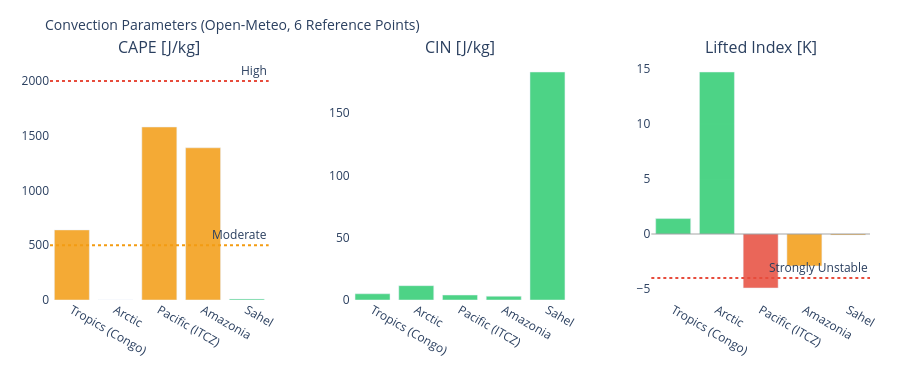

The notebook cell saved with this chart:
### Markdown cell above
---
## 3. Visualizations

### Code cell
# ============================================================
# CAPE / CIN / LIFTED INDEX – Convection potential
# ============================================================

if not df_atm.empty:
    fig = make_subplots(
        rows=1, cols=3,
        subplot_titles=['CAPE [J/kg]', 'CIN [J/kg]', 'Lifted Index [K]'],
        horizontal_spacing=0.1
    )
    pts = df_atm['point'].tolist()
    pt_colors = ['#E85D24','#185FA5','#888780','#378ADD','#639922','#F2A623']

    # CAPE – höher = mehr Gewitterpotential
    cape_vals = df_atm['cape'].fillna(0).tolist()
    cape_colors = ['#e74c3c' if v > 2000 else '#f39c12' if v > 500 else '#2ecc71'
                   for v in cape_vals]
    fig.add_trace(go.Bar(x=pts, y=cape_vals, marker_color=cape_colors,
                         opacity=0.85, showlegend=False), row=1, col=1)
    fig.add_hline(y=2000, line_dash='dot', line_color='#e74c3c',
                  annotation_text='High', row=1, col=1)
    fig.add_hline(y=500,  line_dash='dot', line_color='#f39c12',
                  annotation_text='Moderate', row=1, col=1)

    # CIN – negativer = stärker gedeckelt (weniger Auslöse)
    cin_vals = df_atm['cin'].fillna(0).tolist()
    cin_colors = ['#e74c3c' if v < -200 else '#f39c12' if v < -50 else '#2ecc71'
                  for v in cin_vals]
    fig.add_trace(go.Bar(x=pts, y=cin_vals, marker_color=cin_colors,
                         opacity=0.85, showlegend=False), row=1, col=2)

    # Lifted Index – negativ = instabil
    li_vals = df_atm['li'].fillna(0).tolist()
    li_colors = ['#e74c3c' if v < -4 else '#f39c12' if v < 0 else '#2ecc71'
                 for v in li_vals]
    fig.add_trace(go.Bar(x=pts, y=li_vals, marker_color=li_colors,
                         opacity=0.85, showlegend=False), row=1, col=3)
    fig.add_hline(y=0, line_color='gray', line_width=0.7, row=1, col=3)
    fig.add_hline(y=-4, line_dash='dot', line_color='#e74c3c',
                  annotation_text='Strongly Unstable', row=1, col=3)

    fig.update_layout(
        title=dict(text='Convection Parameters (Open-Meteo, 6 Reference Points)', font=dict(size=14)),
        height=380, plot_bgcolor='rgba(0,0,0,0)', paper_bgcolor='rgba(0,0,0,0)',
        margin=dict(l=50, r=30, t=60, b=80)
    )
    fig.update_xaxes(tickangle=30)
    fig.show()

### Figure 1 — Plotly figure (JSON) as saved in the notebook; plotly's stock layout.template omitted (floating-point values rounded to 4 significant figures)
{"data": [{"marker": {"color": ["#f39c12", "#2ecc71", "#f39c12", "#f39c12", "#2ecc71"]}, "opacity": 0.85, "showlegend": false, "type": "bar", "x": ["Tropics (Congo)", "Arctic", "Pacific (ITCZ)", "Amazonia", "Sahel"], "xaxis": "x", "y": [640.0, 0.0, 1580.0, 1390.0, 10.0], "yaxis": "y"}, {"marker": {"color": ["#2ecc71", "#2ecc71", "#2ecc71", "#2ecc71", "#2ecc71"]}, "opacity": 0.85, "showlegend": false, "type": "bar", "x": ["Tropics (Congo)", "Arctic", "Pacific (ITCZ)", "Amazonia", "Sahel"], "xaxis": "x2", "y": [5.0, 11.5, 4.0, 3.0, 183.0], "yaxis": "y2"}, {"marker": {"color": ["#2ecc71", "#2ecc71", "#e74c3c", "#f39c12", "#f39c12"]}, "opacity": 0.85, "showlegend": false, "type": "bar", "x": ["Tropics (Congo)", "Arctic", "Pacific (ITCZ)", "Amazonia", "Sahel"], "xaxis": "x3", "y": [1.4, 14.7, -4.9, -2.9, -0.1], "yaxis": "y3"}], "layout": {"annotations": [{"font": {"size": 16}, "showarrow": false, "text": "CAPE [J/kg]", "x": 0.1333, "xanchor": "center", "xref": "paper", "y": 1.0, "yanchor": "bottom", "yref": "paper"}, {"font": {"size": 16}, "showarrow": false, "text": "CIN [J/kg]", "x": 0.5, "xanchor": "center", "xref": "paper", "y": 1.0, "yanchor": "bottom", "yref": "paper"}, {"font": {"size": 16}, "showarrow": false, "text": "Lifted Index [K]", "x": 0.8667, "xanchor": "center", "xref": "paper", "y": 1.0, "yanchor": "bottom", "yref": "paper"}, {"showarrow": false, "text": "High", "x": 1, "xanchor": "right", "xref": "x domain", "y": 2000, "yanchor": "bottom", "yref": "y"}, {"showarrow": false, "text": "Moderate", "x": 1, "xanchor": "right", "xref": "x domain", "y": 500, "yanchor": "bottom", "yref": "y"}, {"showarrow": false, "text": "Strongly Unstable", "x": 1, "xanchor": "right", "xref": "x3 domain", "y": -4, "yanchor": "bottom", "yref": "y3"}], "height": 380, "margin": {"b": 80, "l": 50, "r": 30, "t": 60}, "paper_bgcolor": "rgba(0,0,0,0)", "plot_bgcolor": "rgba(0,0,0,0)", "shapes": [{"line": {"color": "#e74c3c", "dash": "dot"}, "type": "line", "x0": 0, "x1": 1, "xref": "x domain", "y0": 2000, "y1": 2000, "yref": "y"}, {"line": {"color": "#f39c12", "dash": "dot"}, "type": "line", "x0": 0, "x1": 1, "xref": "x domain", "y0": 500, "y1": 500, "yref": "y"}, {"line": {"color": "gray", "width": 0.7}, "type": "line", "x0": 0, "x1": 1, "xref": "x3 domain", "y0": 0, "y1": 0, "yref": "y3"}, {"line": {"color": "#e74c3c", "dash": "dot"}, "type": "line", "x0": 0, "x1": 1, "xref": "x3 domain", "y0": -4, "y1": -4, "yref": "y3"}], "title": {"font": {"size": 14}, "text": "Convection Parameters (Open-Meteo, 6 Reference Points)"}, "xaxis": {"anchor": "y", "domain": [0.0, 0.2667], "tickangle": 30}, "xaxis2": {"anchor": "y2", "domain": [0.3667, 0.6333], "tickangle": 30}, "xaxis3": {"anchor": "y3", "domain": [0.7333, 1.0], "tickangle": 30}, "yaxis": {"anchor": "x", "domain": [0.0, 1.0]}, "yaxis2": {"anchor": "x2", "domain": [0.0, 1.0]}, "yaxis3": {"anchor": "x3", "domain": [0.0, 1.0]}}}
